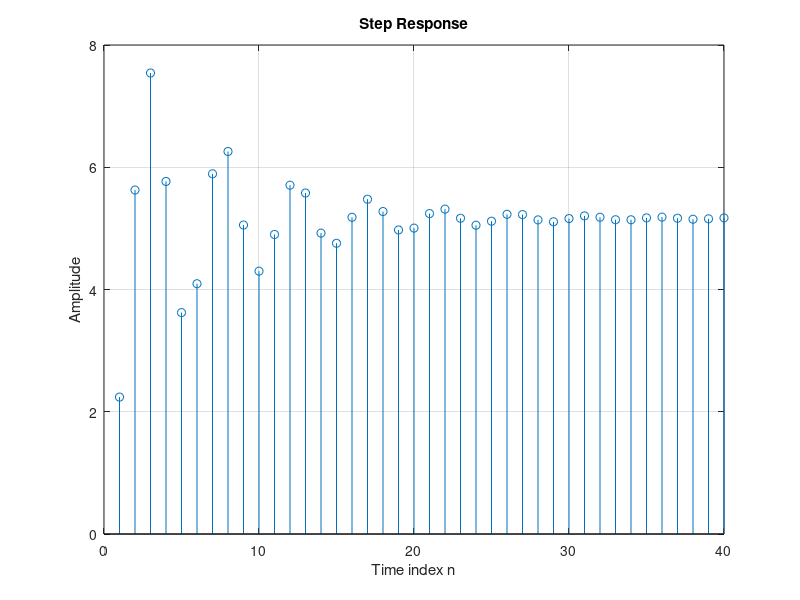

MATLAB code for this plot:
% Program P2_5 - modified for Q2.22
% Compute the impulse response y
clf;
N = 40;
% y[n]?0.4y[n?1]+0.75y[n?2]=2.2403x[n]+2.4908x[n?1]+2.2403x[n?2]
num = [2.2403 2.4908 2.2403];
den = [1.0 -0.4 0.75];
step = ones(1, N);
y = filter(num,den,step);
% Plot the impulse response
stem(y);
xlabel('Time index n'); ylabel('Amplitude');
title('Step Response'); grid;
